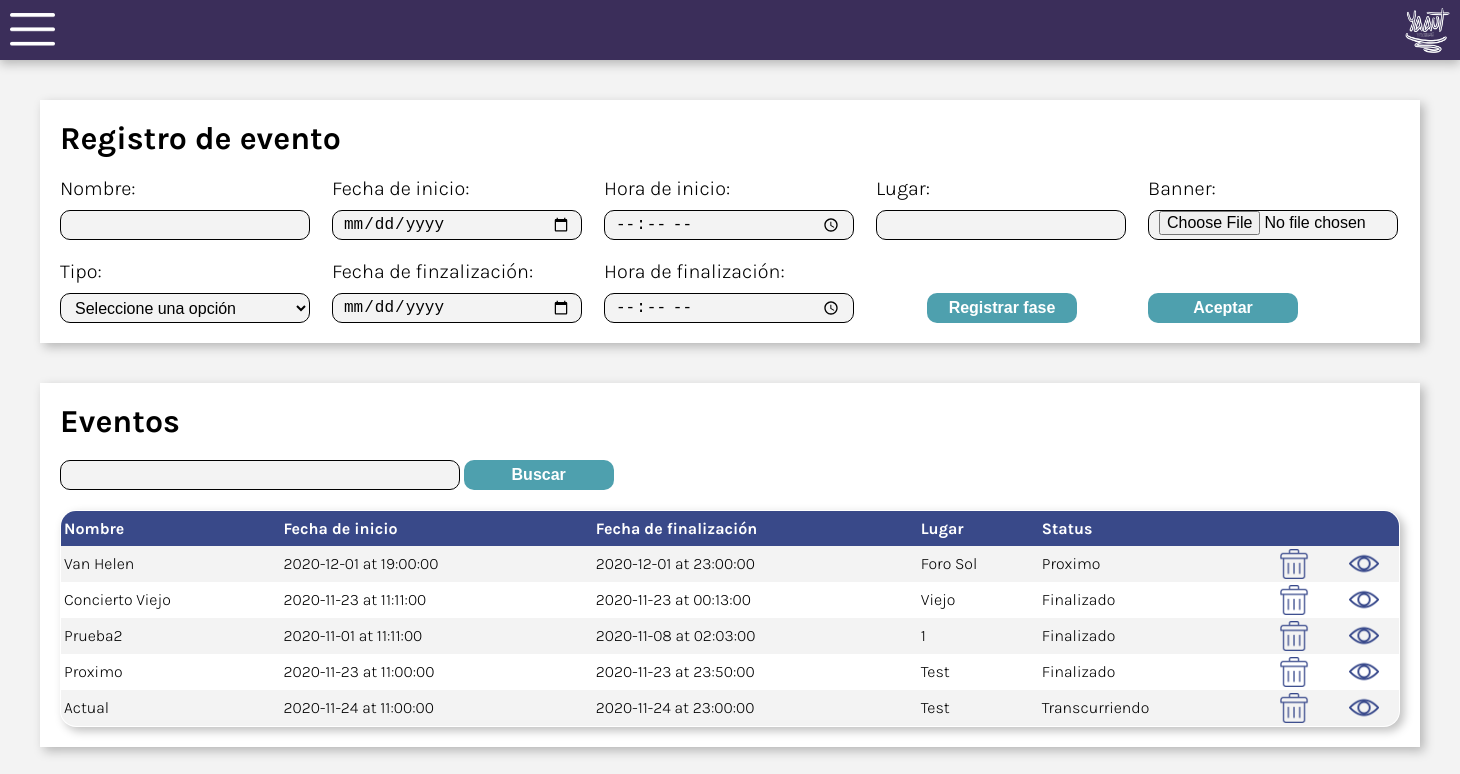
/Eventos.php, run on the app's committed database.
### tables this page shows
CREATE TABLE `eventos` (
  `idEvento` mediumint(9) NOT NULL,
  `nombreEvento` varchar(40) NOT NULL,
  `fechaInicio` date NOT NULL,
  `horaInicio` time NOT NULL,
  `fechaFinal` date NOT NULL,
  `horaFinal` time NOT NULL,
  `lugar` varchar(50) NOT NULL,
  `tipo` varchar(20) NOT NULL,
  `banner` varchar(40) NOT NULL,
  `status` varchar(40) NOT NULL,
  `fechaUltimoPago` date NOT NULL
);

### Back/conexion.php (called while the page is built, shortened)
<?php
	function consultar($Con,$SQL)
	{
		$Query = mysqli_query($Con,$SQL) or  die(mysqli_error($Con));
		return $Query;
	}
?>

### Back/mostrarEventos.php (the view, shortened to what this page needs)
<?php
function mostrarEventos($con){
    if(isset($_POST['buscarButton'])){
        $buscar = $_POST['buscar'];
        $SQL = "SELECT  `nombreEvento`, `fechaInicio`, `horaInicio`, `fechaFinal`, `horaFinal`, `lugar`, `status`  FROM eventos WHERE nombreEvento LIKE '$buscar%' OR lugar LIKE '$buscar%' OR status LIKE '$buscar%' ORDER BY nombreEvento, lugar, status";
    }else{
    $SQL = "SELECT nombreEvento, fechaInicio, horaInicio, fechaFinal, horaFinal, lugar, status, idEvento FROM eventos";
    }
    $Resultado = consultar($con, $SQL);
    $n = mysqli_num_rows($Resultado);
    for ($i=0; $i < $n; $i++) {
      print("<tr>");
      $Fila = mysqli_fetch_row($Resultado);
      for ($x=0; $x < count($Fila)-1; $x++){
    		if($x==1)
    		{
         print("<td>".$Fila[$x]." at ".$Fila[$x+1]."</td>");
    		 $x=$x+1;
        }
    		else if($x==3)
    		{
          print("<td>".$Fila[$x]." at ".$Fila[$x+1]."</td>");
    		  $x=$x+1;
        }
    		else
    		{
          print("<td>".$Fila[$x]."</td>");
    		}
      }
        $id = "basura";
        $dir = "./Resources/basura.png";
        print("<td><a href=Back/EliminarEvento.php?Id=$Fila[0]><img id=$id src=$dir></td>");
        $id="ver";
        $dir="./Resources/ver.png";
        $env="document.location='Eventos(VerMas).html'";
        print("<td><img id=$id src=$dir onclick=$env></td>");
        print("</tr>");
    }
    print("</table>");
}
?>

### Estilos.css (style rules this page uses)
* { margin: 0; padding: 0; box-sizing: border-box; }
body { position: absolute; width: 100%; height: 100%; font-family: 'Karla', sans-serif; background: #F3F3F3; color: #000000; font-weight: 300; font-size: 16px; }
img { width: 45px; height: 45px; }
td, th { text-align: left; padding: 3px; }
tr { background: #FFFFFF; height: 35px; }
tr:nth-child(even) { background: #F3F3F3; }
#basura { width: 30px; height: 30px; margin: auto; display: block; cursor: pointer; }
#ver { width: 30px; height: 30px; margin: auto; display: block; cursor: pointer; }

### data on the page
eventos: nombreEvento "Van Helen", fechaInicio "2020-12-01", horaInicio "19:00:00", fechaFinal "2020-12-01", horaFinal "23:00:00", lugar "Foro Sol", status "Proximo"
eventos: nombreEvento "Concierto Viejo", fechaInicio "2020-11-23", horaInicio "11:11:00", fechaFinal "2020-11-23", horaFinal "00:13:00", lugar "Viejo", status "Finalizado"
eventos: nombreEvento "Prueba2", fechaInicio "2020-11-01", horaInicio "11:11:00", fechaFinal "2020-11-08", horaFinal "02:03:00", lugar "1", status "Finalizado"
eventos: nombreEvento "Proximo", fechaInicio "2020-11-23", horaInicio "11:00:00", fechaFinal "2020-11-23", horaFinal "23:50:00", lugar "Test", status "Finalizado"
eventos: nombreEvento "Actual", fechaInicio "2020-11-24", horaInicio "11:00:00", fechaFinal "2020-11-24", horaFinal "23:00:00", lugar "Test", status "Transcurriendo"
